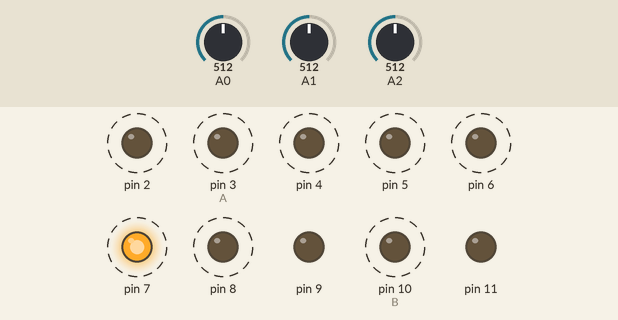
Bench run of a sketch on a simulated Arduino Uno, built with avr-gcc and run on an emulated ATmega328P. On the bench: output pins drawn as LEDs (lit = HIGH). Dashed ring = blinking. Inputs (shaded band) come from the test bench; at power-on: A0 = 512, A1 = 512, A2 = 512. Random numbers use the default seed unless the sketch sets one.

Above: at 1.2 s.
1.3 s: A0 set to 604
4.8 s: A0 set to 622
8.3 s: A1 set to 533
At 11.04 s:
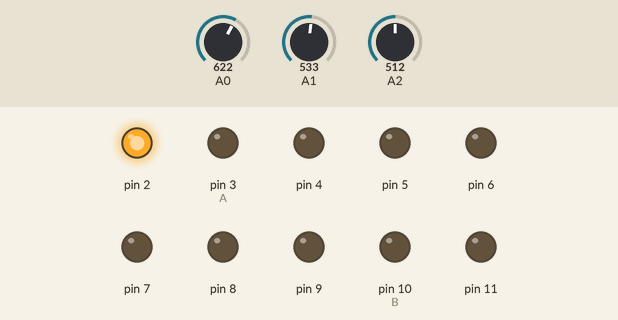
13.7 s: A1 set to 511
At 16.0 s:
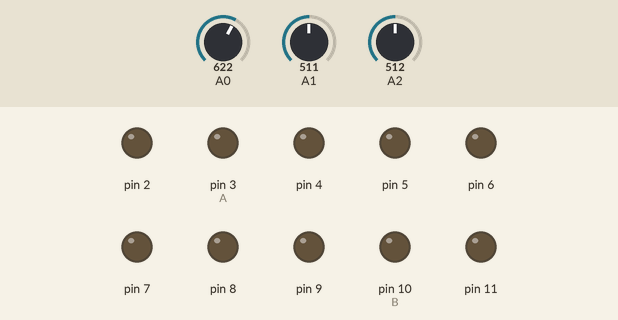
17.2 s: A0 set to 511
At 29.59 s:
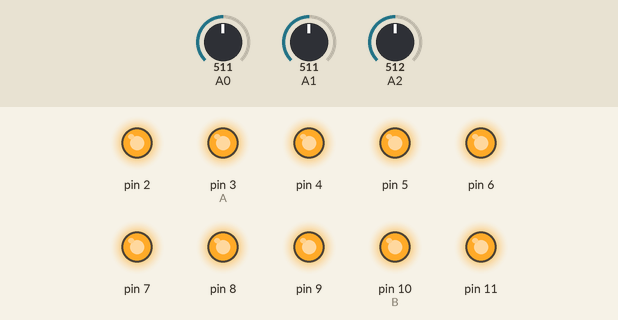
33.6 s: A0 set to 430
At 36.48 s:
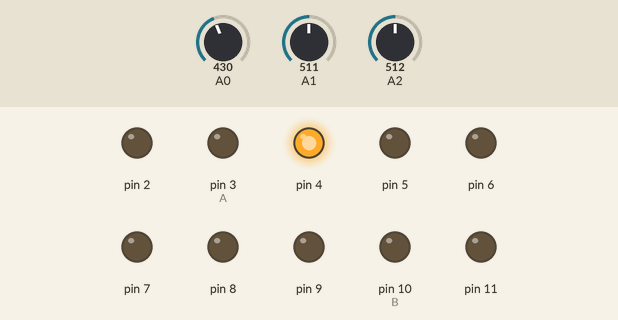
37.5 s: A0 set to 398
Timing chart, 0 to 40.5 s (numbered marks = the images above; inputs shaded):
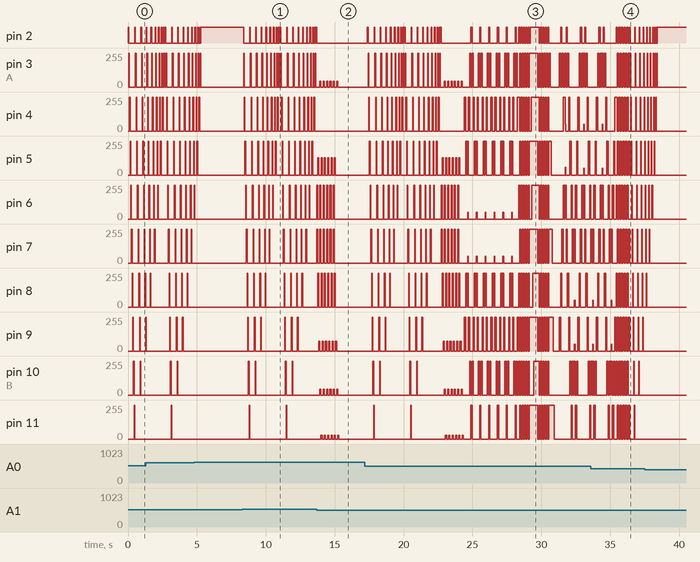

Measured:
- the behaviour switches between 522 and 523 on A1 (found by bisection; images 0 and 1)
- after the input at 8.3 s, pin 11: alternates 255/255 for 0.05 s and 0/255 for 2.6 s, starting after 0.49 s

The sketch:

all_patern.ino
```cpp
void setup ()
{
  for(int pin=2;pin<=11;pin++)
  {pinMode(pin,OUTPUT);}
}
void loop()
{
  randomSeed(analogRead(10));
  if (abs(analogRead(A0)-analogRead(A1)) >100)
  {
    flash(100);
  }
  else
  {
    while (abs(analogRead(A0)-analogRead(A1)) <100)
    {
      int pickme=random(1,10);
       switch(pickme)
        {case 1:
         march(random(20,50));
         break;
        case 2:
         alternate(random(80,100));
         break;
        case 3:
         bullets(random(50,80));
         break;
        case 4:
         radiat(random(80,100));
         break;
        case 5:
         negmarch(random(20,50));
         break;
        case 6:
         stackdots(random(30,50));
         break;
        case 7:
         smash(random(80,100));
         break;
        case 8:
         fadeflash(random(80,100));
         break;
        case 9:
         fadealter(random(80,100));
         break;}
    }
  }
}
 void clearall()
   {
     for(int pin=2;pin<=11;pin++)
     {
       digitalWrite(pin,LOW);
     }
   }
 void fillall()
   {
     for(int pin=2;pin<=11;pin++)
     {
       digitalWrite(pin,HIGH);
     }
   }
 void march(int delaytime)
   {

     for(int pin=2;pin<=11;pin++)
     {
       clearall;
       digitalWrite(pin,HIGH);
       delay(delaytime);
     }
     for(int pin=10;pin>=2;pin--)
     {
       clearall;
       digitalWrite(pin,HIGH);
       delay(delaytime);
     }
   }
  void negmarch(int delaytime)
   {

     for(int pin=2;pin<=11;pin++)
     {
       fillall;
       digitalWrite(pin,LOW);
       delay(delaytime);
     }
     for(int pin=10;pin>=2;pin--)
     {
       fillall;
       digitalWrite(pin,LOW);
       delay(delaytime);
     }
   }
  void flash (int delaytime)
  {
    for (int i=1;i<=5;i++)
    {
    clearall;
    delay(delaytime);
    fillall;
    delay(delaytime);
    }
  }
 void fadeflash(int delaytime)
   {
     clearall();
     int newdelay=delaytime/5;
     for(int fade=0;fade<=255;fade+=5)
     {
      for (int pin=2;pin<=11;pin++)
      {
       analogWrite(pin,fade);
      }
      delay(newdelay);
     }
     for(int fade=255;fade>=0;fade-=5)
     {
      for (int pin=2;pin<=11;pin++)
      {
       analogWrite(pin,fade);
      }
      delay(newdelay);
     }
   }
  void fadealter(int delaytime)
    {
      clearall();
     int newdelay=delaytime/5;
     for(int fade=0;fade<=255;fade+=5)
     {
      for (int i=2;i<=10;i++)
      {
       analogWrite(i,fade);
      }
      for (int j=3;j<=11;j++)
      {
       analogWrite(j,255-fade);
      }
      delay(newdelay);
     }
     for(int fade=255;fade>=0;fade-=5)
     {
      for (int pin=2;pin<=11;pin+=2)
      {
       analogWrite(pin,fade);
      }
      for (int pin2=2;pin2<=11;pin2+=2)
      {
       analogWrite(pin2,fade);
      }
      delay(newdelay);
     }
    }
  void alternate(int delaytime)
    {
      for (int n=1;n<=5;n++)
      {
        clearall();
        for (int i=2;i<=10;i+=2)
        {
         digitalWrite(i,HIGH);
        }
        delay(delaytime);
        clearall();
        for (int j=3;j<=11;j+=2)
        {
         digitalWrite(j,HIGH);
        }
        delay(delaytime);
      }
    }
  void bullets(int delaytime)
    {
      for (int n=2;n<=26;n++)
      {
       clearall();
       if (n<13)
       {
         drawbullet(n);
       }
       if (n>=8&&n<21)
       {
         drawbullet(n-6);
       }
       if (n>=14&&n<29)
       {
         drawbullet(n-18);
       }
      }
    }
  void drawbullet(int pos)
    {
      switch (pos)
      {
        case 2:
          digitalWrite(2,HIGH);
          break;
        case 3:
          digitalWrite(2,HIGH);
          analogWrite(3,round(255/10));
          break;
        case 12:
          digitalWrite(10,HIGH);
          analogWrite(11,round(255/10));
          break;
        case 13:
          digitalWrite(11,HIGH);
          break;
        default:
          digitalWrite(pos,HIGH);
          analogWrite(pos-1,round(255/10));
          analogWrite(pos-2,round(255/10));
          break;
      }
    }
 void radiat(int delaytime)
    {
      for(int n=7;n<28;n++)
      {
        clearall();
        if (n<12)
         {
           drawray(n);
         }
        if (n>=10&&n<=14)
         {
           drawray(n-3);
         }
        if (n>=13&&n<=17)
         {
           drawray(n-6);
         }
        if (n>=16&&n<=20)
         {
           drawray(n-9);
         }
        if (n>=19&&n<=23)
         {
           drawray(n-12);
         }
        if (n>=22&&n<=26)
         {
           drawray(n-15);
         }
        delay(delaytime);
      }
    }
  void drawray(int pos)
    {
      int factor=5;
      analogWrite(pos,round(255*((pow(7,factor))/(pow(pos,factor)))));
      analogWrite(2+(11-pos),round(255*((pow(7,factor))/(pow(pos,factor)))));
    }
  void stackdots(int delaytime)
   {
     int stack=0;
     while (stack<10)
     {
       for (int pos=2;pos<=(11-stack);pos++)
       {
         clearall();
         digitalWrite(pos,HIGH);
         drawstack;
         delay (delaytime);
       }
       stack++;
     }
   }
 void drawstack(int stack)
   {
     for(int n=11; n>(11-stack);n--)
     {
       if (n>=2)
       {
         digitalWrite(n,HIGH);
       }
     }
   }
 void smash(int delaytime)
   {
     int time;
     int div=20;
     int flashtime=delaytime/div;
     int A=random(2,7);
     int B=random(7,12);
     int Av=1;
     int Bv=1;
    if (random(0,2))
       {
         Av*=-1;
       }
    if (random(0,2))
       {
         Bv*=-1;
       }
    for ( time=1 ; time<50 ; time++ )
     {
       if(abs(A-B)==1&&(Av*Bv)==-1)
        {
          for (int f=1;f<round(div/4);f++)
          {
            clearall();
            delay(flashtime);
            digitalWrite(A,HIGH);
            digitalWrite(B,HIGH);
            delay(flashtime);
          }
          Av*=-1;
          Bv*=-1;
          A+=Av;
          B+=Bv;
        }
      else
       {
         clearall();
         digitalWrite(A,HIGH);
         digitalWrite(B,HIGH);
         A+=Av;
         B+=Bv;
         delay(delaytime);
       }
     if(A<2)
       {
         A=3;
         Av*=-1;
       }
     if(B>11)
       {
         B=10;
         Bv*=-1;
       }
      if(A>=B)
       {
         A=B-1;
       }
     }
   }
```
